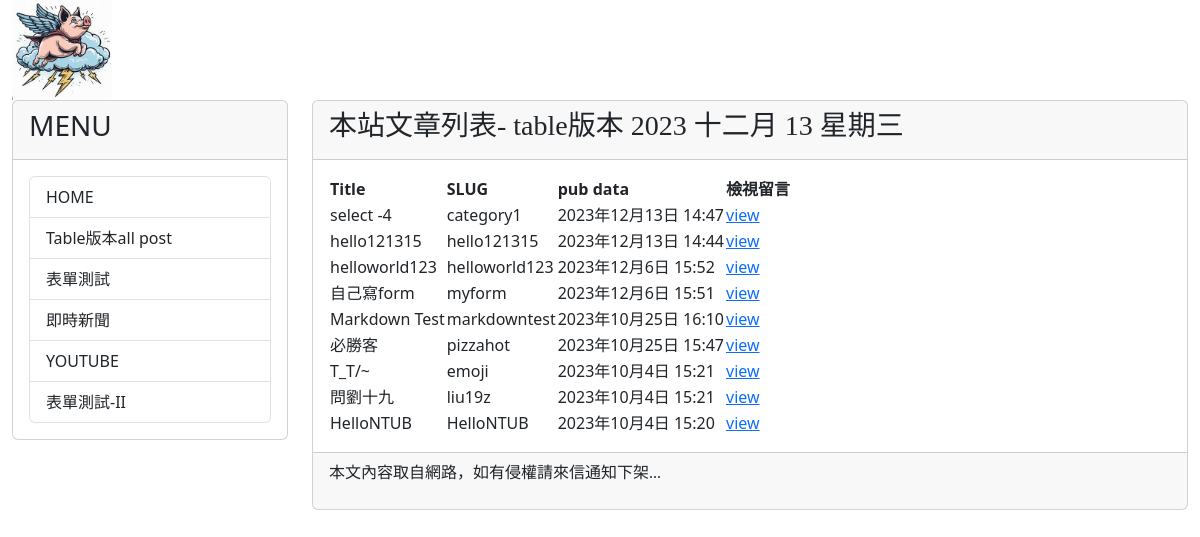
Page /post/ on the committed database.
### mysite/models.py (models this page shows, shortened)
class Post(models.Model):
    title = models.CharField(max_length = 200)
    slug = models.CharField(max_length = 200)
    body = models.TextField()
    category = models.TextField(null=True)
    pub_date = models.DateTimeField(auto_now_add=True)
    class Meta:
        ordering = ('-pub_date', )

### mysite/views.py (the view)
# urls.py: path('post/', mv.show_all_posts, name="show-all-posts"),
def show_all_posts(request):
    posts = Post.objects.all()
    return render(request, 'allposts.html', locals())

### mysite/templates/allposts.html (shortened to what this page needs)
{% extends "base2.html" %}
{% block headmessage %}
<h3 style='font-family:標楷體;'>本站文章列表- table版本</a>
    {% now 'Y M d D' %}
{% endblock headmessage %}
{% block content %}
{% for post in posts %}
{% if forloop.first %}
<table>
    <tr background="#cccccc">
        <th>Title</th>
        <th>SLUG</th>
        <th>pub data</th>
        <th>檢視留言</th>
    </tr>
{% endif %}
    <tr background='{% cycle "#ffccff" "#ccffcc" %}'>
        <td>{{ post.title }}</td>
        <td>{{ post.slug }}</td>
        <td>{{ post.pub_date }}</td>
        <td><a href="{% url 'show-comments' post.id %}">view</a></td>
    </tr>
{% if forloop.last %}
</table>
{% endif %}
{% endfor %}
{% endblock content %}

### rows in the picture
Post: title "select -4", slug "category1", pub_date "2023年12月13日 14:47"
Post: title "hello121315", slug "hello121315", pub_date "2023年12月13日 14:44"
Post: title "helloworld123", slug "helloworld123", pub_date "2023年12月6日 15:52"
Post: title "自己寫form", slug "myform", pub_date "2023年12月6日 15:51"
Post: title "Markdown Test", slug "markdowntest", pub_date "2023年10月25日 16:10"
Post: title "必勝客", slug "pizzahot", pub_date "2023年10月25日 15:47"
Post: title "T_T/~", slug "emoji", pub_date "2023年10月4日 15:21"
Post: title "問劉十九", slug "liu19z", pub_date "2023年10月4日 15:21"
Post: title "HelloNTUB", slug "HelloNTUB", pub_date "2023年10月4日 15:20"
